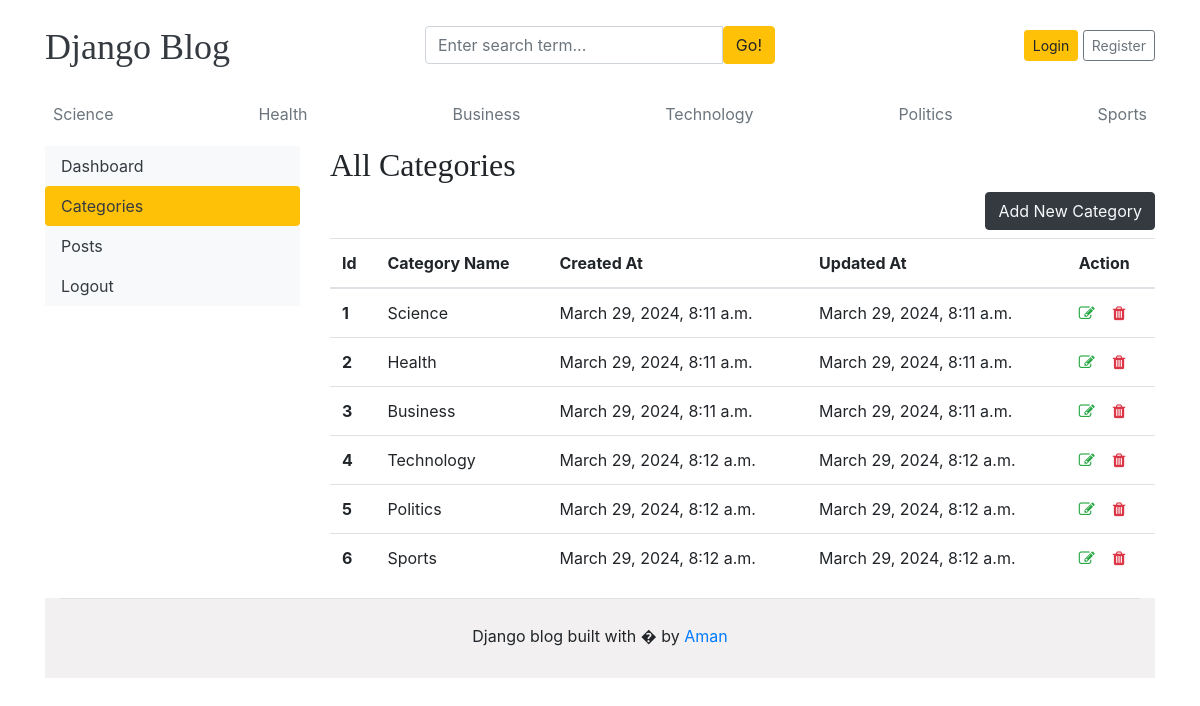
/dashboard/categories/, run on the app's committed database.
### blogs/models.py (models this page shows, shortened)
class Category(models.Model):
    category_name = models.CharField(max_length=50,unique=True)
    created_at = models.DateTimeField(auto_now_add=True)
    updated_at = models.DateTimeField(auto_now=True)
    class Meta:
        verbose_name_plural = 'Categories'

### dashboard/views.py (the view)
# urls.py: path('categories/',views.categories,name='categories'),
def categories(request):
    return render(request,'dashboard/categories.html')

### blogs/context_processors.py (called while the page is built)
def get_categories(request):
    categories = Category.objects.all()
    return dict(categories=categories)

### templates/dashboard/categories.html
{% extends '../base/base.html' %}
{% block content %}
<div class="row">
    {% include './leftsidebar.html' %}
    <div class="col-md-9">
      <h2>All Categories</h2>
      <a href="{% url 'add_categories' %}" class="btn btn-dark text-light float-right mb-2">Add New Category</a>
        <table class="table">
            <thead>
              <tr>
                <th>Id</th>
                <th>Category Name</th>
                <th>Created At</th>
                <th>Updated At</th>
                <th>Action</th>
              </tr>
            </thead>
            <tbody>
                {% for cat in categories %}
              <tr>
                <th>{{ forloop.counter }}</th>
                <td>{{ cat.category_name }}</td>
                <td>{{ cat.created_at }}</td>
                <td>{{ cat.updated_at }}</td>
                <td>
                    <a href="{% url 'edit_categories' cat.id %}"><i class="fa fa-edit text-success"></i></a> &nbsp;&nbsp;
                    <a href="{% url 'delete_categories' cat.id %}"><i class="fa fa-trash text-danger"></i></a>
                </td>
              </tr>
                {% endfor %}
            </tbody>
          </table>
    </div>
</div>
{% endblock %}

### templates/base/header.html (shortened to what this page needs)
{% load static %}
<!DOCTYPE html>
<html lang="en">
<head>
    <link href="https://getbootstrap.com/docs/4.0/dist/css/bootstrap.min.css" rel="stylesheet">
    <link href="{% static 'css/blog.css' %}" rel="stylesheet">
    <link rel="stylesheet" href="https://cdnjs.cloudflare.com/ajax/libs/font-awesome/4.7.0/css/font-awesome.min.css">
  </head>
<body>
    <div class="container">
      <header class="blog-header py-3">
        <div class="row flex-nowrap justify-content-between align-items-center">
          <div class="col-4 pt-1">
            <a class="blog-header-logo text-dark" href="/">Django Blog</a>
          </div>
          <div class="col-4">
            <form action="{% url 'search' %}" method="GET">
              <div class="input-group">
                <input class="form-control" name="keyword" type="text" placeholder="Enter search term..." aria-label="Enter search term..." aria-describedby="button-search" />
                <button type="submit" class="btn btn-warning" id="button-search" type="button">Go!</button>
            </div>
            </form>
          </div>
          <div class="col-4 d-flex justify-content-end align-items-center">
            {% if not user.is_authenticated %}
            <a class="btn btn-sm btn-warning" href="{% url 'login' %}">Login</a> &nbsp;
            <a class="btn btn-sm btn-outline-secondary" href="{% url 'register' %}">Register</a>
            {% else %}
            <span><a href="{% url 'dashboard' %}" class="btn btn-warning">Dashboard</a></span> &nbsp;
            <a class="btn btn-sm btn-danger" href="{% url 'logout' %}">Logout</a> &nbsp;
            {% endif %}
          </div>
        </div>
      </header>
      <div class="nav-scroller py-1 mb-2">
        <nav class="nav d-flex justify-content-between">
          {% for cat in categories %}
          <a class="p-2 text-muted" href="{% url 'posts_by_category' cat.id %}">{{ cat.category_name }}</a>
          {% endfor %}
        </nav>
      </div>

### static/css/blog.css (style rules this page uses)
.blog-header-logo { font-family: "Playfair Display", Georgia, "Times New Roman", serif; font-size: 2.25rem; }
h1, h2, h3, h4, h5, h6 { font-family: "Playfair Display", Georgia, "Times New Roman", serif; }

### data on the page
Category: category_name "Science", created_at "March 29, 2024, 8:11 a.m.", updated_at "March 29, 2024, 8:11 a.m."
Category: category_name "Health", created_at "March 29, 2024, 8:11 a.m.", updated_at "March 29, 2024, 8:11 a.m."
Category: category_name "Business", created_at "March 29, 2024, 8:11 a.m.", updated_at "March 29, 2024, 8:11 a.m."
Category: category_name "Technology", created_at "March 29, 2024, 8:12 a.m.", updated_at "March 29, 2024, 8:12 a.m."
Category: category_name "Politics", created_at "March 29, 2024, 8:12 a.m.", updated_at "March 29, 2024, 8:12 a.m."
Category: category_name "Sports", created_at "March 29, 2024, 8:12 a.m.", updated_at "March 29, 2024, 8:12 a.m."
